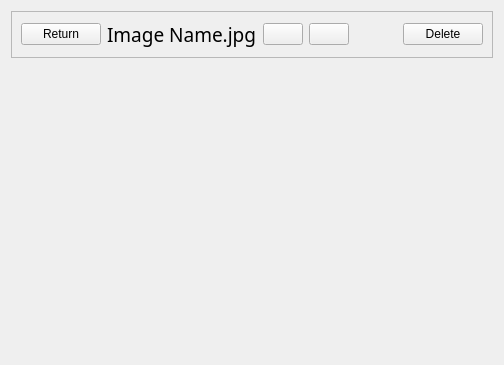
<?xml version="1.0" encoding="UTF-8"?>
<ui version="4.0">
 <class>PictureWidget</class>
 <widget class="QWidget" name="PictureWidget">
  <property name="geometry">
   <rect>
    <x>0</x>
    <y>0</y>
    <width>504</width>
    <height>365</height>
   </rect>
  </property>
  <property name="windowTitle">
   <string>Form</string>
  </property>
  <layout class="QVBoxLayout" name="verticalLayout">
   <item>
    <widget class="QFrame" name="frame">
     <property name="sizePolicy">
      <sizepolicy hsizetype="Preferred" vsizetype="Maximum">
       <horstretch>0</horstretch>
       <verstretch>0</verstretch>
      </sizepolicy>
     </property>
     <property name="frameShape">
      <enum>QFrame::StyledPanel</enum>
     </property>
     <property name="frameShadow">
      <enum>QFrame::Raised</enum>
     </property>
     <layout class="QHBoxLayout" name="horizontalLayout">
      <item>
       <widget class="QPushButton" name="returnButton">
        <property name="text">
         <string>Return</string>
        </property>
        <property name="icon">
         <iconset resource="resource.qrc">
          <normaloff>:/icons/back-to-gallery.png</normaloff>:/icons/back-to-gallery.png</iconset>
        </property>
       </widget>
      </item>
      <item>
       <widget class="QLabel" name="nameLabel">
        <property name="font">
         <font>
          <family>Impact</family>
          <pointsize>14</pointsize>
         </font>
        </property>
        <property name="text">
         <string>Image Name.jpg</string>
        </property>
       </widget>
      </item>
      <item>
       <widget class="QPushButton" name="backButton">
        <property name="text">
         <string/>
        </property>
        <property name="icon">
         <iconset resource="resource.qrc">
          <normaloff>:/icons/photo-previous.png</normaloff>:/icons/photo-previous.png</iconset>
        </property>
       </widget>
      </item>
      <item>
       <widget class="QPushButton" name="forwardButton">
        <property name="text">
         <string/>
        </property>
        <property name="icon">
         <iconset resource="resource.qrc">
          <normaloff>:/icons/photo-next.png</normaloff>:/icons/photo-next.png</iconset>
        </property>
       </widget>
      </item>
      <item>
       <spacer name="horizontalSpacer">
        <property name="orientation">
         <enum>Qt::Horizontal</enum>
        </property>
        <property name="sizeHint" stdset="0">
         <size>
          <width>40</width>
          <height>20</height>
         </size>
        </property>
       </spacer>
      </item>
      <item>
       <widget class="QPushButton" name="deleteButton">
        <property name="text">
         <string>Delete</string>
        </property>
        <property name="icon">
         <iconset resource="resource.qrc">
          <normaloff>:/icons/photo-delete.png</normaloff>:/icons/photo-delete.png</iconset>
        </property>
       </widget>
      </item>
     </layout>
    </widget>
   </item>
   <item>
    <widget class="QLabel" name="imageLabel">
     <property name="text">
      <string/>
     </property>
    </widget>
   </item>
  </layout>
 </widget>
 <resources>
  <include location="resource.qrc"/>
 </resources>
 <connections/>
</ui>
